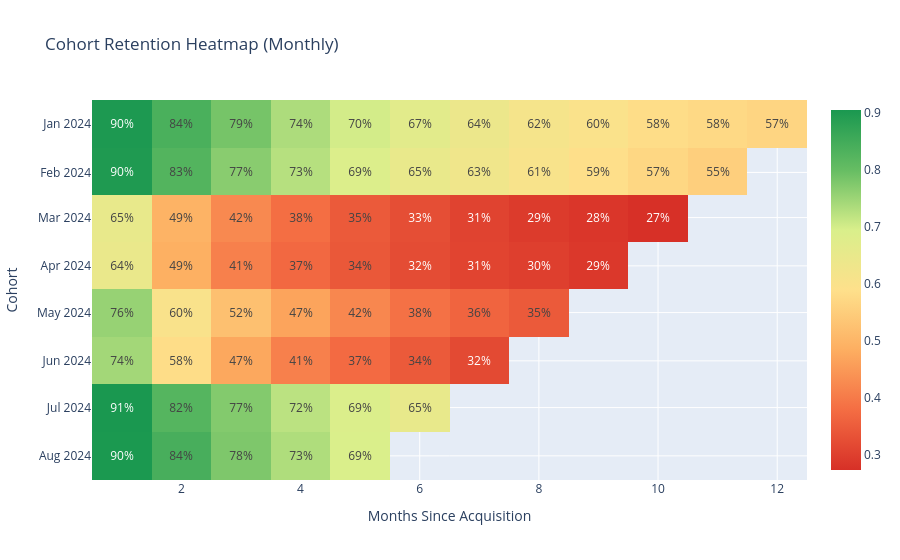

The cell this chart's notebook holds for it:
### Code cell
fig.update_layout(
    xaxis_title="Months Since Acquisition",
    yaxis_title="Cohort"
)

### Figure 1 — Plotly figure (JSON) as saved in the notebook; plotly's stock layout.template omitted (floating-point values rounded to 4 significant figures)
{"data": [{"coloraxis": "coloraxis", "hovertemplate": "month_churned: %{x}<br>acquisition_month: %{y}<br>color: %{z}<extra></extra>", "name": "0", "texttemplate": "%{z:.0%}", "type": "heatmap", "x": [1, 2, 3, 4, 5, 6, 7, 8, 9, 10, 11, 12], "xaxis": "x", "y": ["2024-01-01T00:00:00.000000", "2024-02-01T00:00:00.000000", "2024-03-01T00:00:00.000000", "2024-04-01T00:00:00.000000", "2024-05-01T00:00:00.000000", "2024-06-01T00:00:00.000000", "2024-07-01T00:00:00.000000", "2024-08-01T00:00:00.000000"], "yaxis": "y", "z": [[0.9015, 0.8382, 0.7856, 0.735, 0.7004, 0.6678, 0.6405, 0.6158, 0.5999, 0.5826, 0.5752, 0.5666], [0.8986, 0.8266, 0.7677, 0.7264, 0.6859, 0.6499, 0.6283, 0.6073, 0.587, 0.5694, 0.553, NaN], [0.6512, 0.4942, 0.4232, 0.3795, 0.3454, 0.3256, 0.3058, 0.2915, 0.284, 0.273, NaN, NaN], [0.6448, 0.4871, 0.4089, 0.3704, 0.3419, 0.3221, 0.3082, 0.2982, 0.2876, NaN, NaN, NaN], [0.7554, 0.6035, 0.5224, 0.4672, 0.4205, 0.3842, 0.3634, 0.3452, NaN, NaN, NaN, NaN], [0.7441, 0.582, 0.4735, 0.4092, 0.3731, 0.3449, 0.3182, NaN, NaN, NaN, NaN, NaN], [0.9053, 0.8233, 0.7733, 0.722, 0.688, 0.6513, NaN, NaN, NaN, NaN, NaN, NaN], [0.9036, 0.8413, 0.7784, 0.7332, 0.6929, NaN, NaN, NaN, NaN, NaN, NaN, NaN]]}], "layout": {"coloraxis": {"colorscale": [[0, "#d73027"], [0.1667, "#f46d43"], [0.3333, "#fdae61"], [0.5, "#fee08b"], [0.6667, "#d9ef8b"], [0.8333, "#66bd63"], [1, "#1a9850"]]}, "title": {"text": "Cohort Retention Heatmap (Monthly)"}, "xaxis": {"anchor": "y", "domain": [0, 1], "title": {"text": "Months Since Acquisition"}}, "yaxis": {"anchor": "x", "autorange": "reversed", "domain": [0, 1], "title": {"text": "Cohort"}}}}
